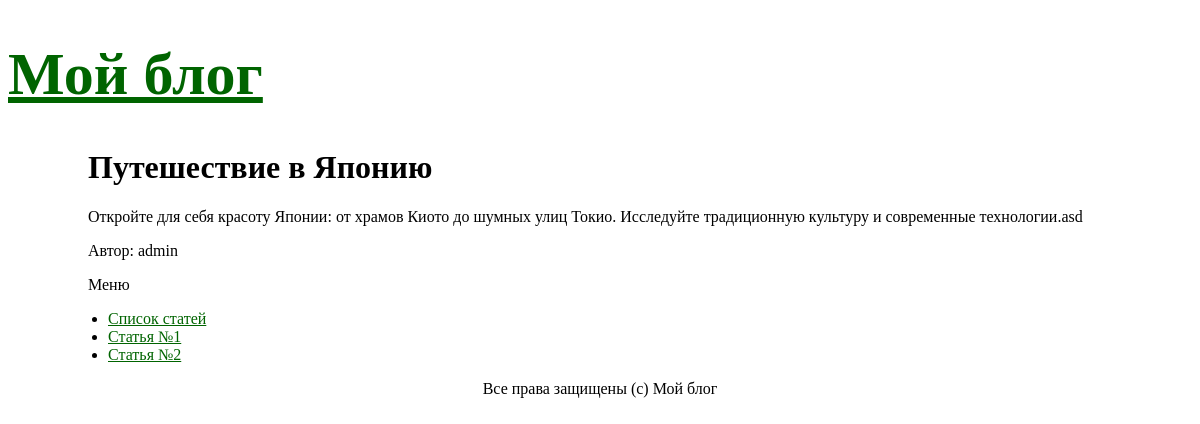
Page /lab9/articles/1 on the committed database.
### tables this page shows
CREATE TABLE articles (
    id INTEGER PRIMARY KEY AUTOINCREMENT,
    author_id INTEGER NOT NULL,
    name TEXT NOT NULL,
    text TEXT NOT NULL,
    created_at TEXT NOT NULL DEFAULT CURRENT_TIMESTAMP,
    FOREIGN KEY (author_id) REFERENCES users(id)
);

CREATE TABLE users (
    id INTEGER PRIMARY KEY AUTOINCREMENT,
    nickname TEXT NOT NULL UNIQUE,
    email TEXT NOT NULL UNIQUE,
    is_confirmed INTEGER NOT NULL DEFAULT 0,
    role TEXT NOT NULL CHECK (role IN ('admin', 'user')),
    password_hash TEXT NOT NULL,
    auth_token TEXT NOT NULL,
    created_at TEXT NOT NULL DEFAULT CURRENT_TIMESTAMP
);

### lab9/src/MyProject/Controllers/ArticlesController.php (called while the page is built, shortened)
<?php
class ArticlesController
{
    private $view;
    private $db;
    public function __construct()
    {
        $this->view = new View(__DIR__ . '/../../../templates');
        $this->db = new Db();
    }
    public function view(int $articleId)
    {
        $article = $this->db->query(
            'SELECT * FROM `articles` WHERE id = :id;',
            [':id' => $articleId]
        );
        $authorNickname = $this->db->query(
            'SELECT * FROM `users` WHERE id = :id;',
            [':id' => $article[0]['author_id']]
        );
        $this->view->renderHtml('articles/view.php', ['article' => $article[0], 'author' => $authorNickname[0]]);
    }
}

### lab9/src/settings.php (called while the page is built)
<?php
return [
    'db' => [
        'driver' => 'sqlite',
        'dbname' => 'database.db',
    ],
];

### lab9/src/MyProject/Services/Db.php (called while the page is built, shortened)
<?php
class Db
{
    private $pdo;
    public function __construct()
    {
        $dbOptions = (require __DIR__ . '/../../settings.php')['db'];
        $dbPath = __DIR__ . '/../../' . $dbOptions['dbname'];
        $this->pdo = new \PDO(
            'sqlite:' . $dbPath,
            null,
            null,
            [
                \PDO::ATTR_ERRMODE => \PDO::ERRMODE_EXCEPTION,
                \PDO::ATTR_DEFAULT_FETCH_MODE => \PDO::FETCH_ASSOC,
            ]
        );
        $sqlFile = __DIR__ . '/../../../database.sql';
        if (file_exists($sqlFile)) {
            $sql = file_get_contents($sqlFile);
            $this->pdo->exec($sql);
        }
    }
    public function query(string $sql, $params = []): ?array
    {
        $sth = $this->pdo->prepare($sql);
        $result = $sth->execute($params);
        return $sth->fetchAll();
    }
}

### lab9/templates/articles/view.php (the view)
<?php include __DIR__ . '/../header.php'; ?>
<h1><?= $article['name'] ?></h1>
<p><?= $article['text'] ?></p>
<p>Автор: <?= $author['nickname'] ?></p>
<?php include __DIR__ . '/../footer.php'; ?>

### lab9/index.php (shortened to what this page needs)
<?php
spl_autoload_register(static function (string $className): void {
    $prefix = 'MyProject\\';
    $relativePath = substr($className, strlen($prefix));
    $fileName = __DIR__ . '/src/MyProject/' . str_replace('\\', '/', $relativePath) . '.php';
});
$routes = require __DIR__ . '/src/routes.php';
$path = parse_url($_SERVER['REQUEST_URI'] ?? '/', PHP_URL_PATH) ?? '/';
$scriptName = $_SERVER['SCRIPT_NAME'] ?? '';
$basePath = str_replace('\\', '/', dirname($scriptName));
if ($basePath !== '/' && $basePath !== '.') {
    if (str_starts_with($path, $basePath)) {
        $path = substr($path, strlen($basePath)) ?: '/';
    }
}
$path = ltrim($path, '/');
foreach ($routes as $pattern => [$controllerClass, $actionName]) {
    if (preg_match($pattern, $path, $matches) !== 1) {
        continue;
    }
    array_shift($matches);
    $arguments = array_map(static function ($value) {
        if (is_string($value) && ctype_digit($value)) {
            return (int) $value;
        }
        return $value;
    }, $matches);
    $controller = new $controllerClass();
    $controller->$actionName(...$arguments);
    return;
}

### rows in the picture
articles: name "Путешествие в Японию", text "Откройте для себя красоту Японии: от храмов Киото до шумных улиц Токио. Исследуйте традиционную культуру и современные технологии.asd"
users: nickname "admin"
